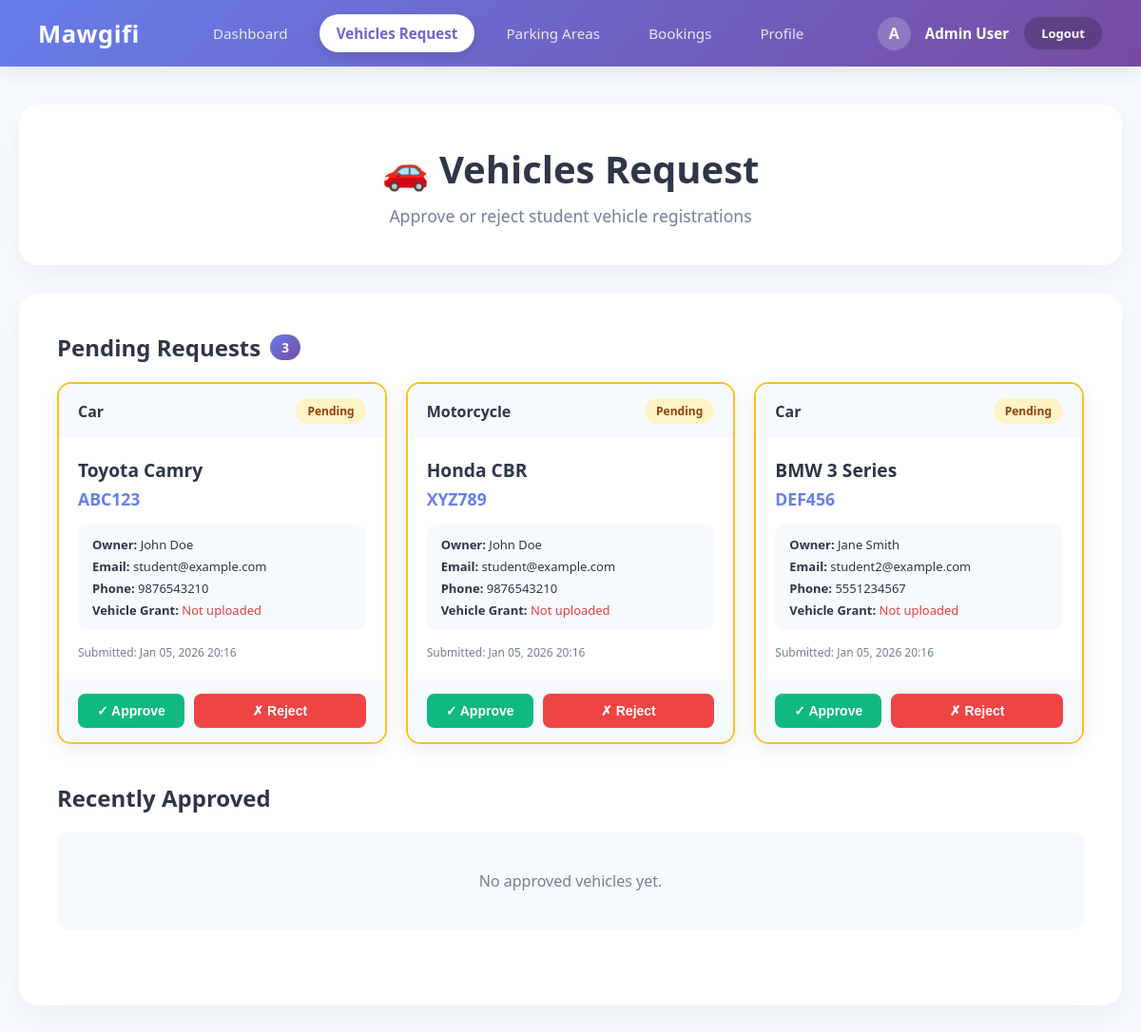
/Moudel1/Stafe.php?view=requests (signed in), run on the app's committed database.
### tables this page shows
CREATE TABLE Vehicle (
    vehicle_id INT AUTO_INCREMENT PRIMARY KEY,
    user_id INT NOT NULL,
    vehicle_type VARCHAR(50),
    vehicle_model VARCHAR(100),
    license_plate VARCHAR(20) NOT NULL,
    grant_document VARCHAR(255),
    created_at TIMESTAMP DEFAULT CURRENT_TIMESTAMP,
    Approved_date DATETIME,
    status ENUM('pending', 'approved', 'rejected') DEFAULT 'pending',
    FOREIGN KEY (user_id) REFERENCES User(user_id) ON DELETE CASCADE ON UPDATE CASCADE
);

CREATE TABLE `User` (
    user_id INT AUTO_INCREMENT PRIMARY KEY,
    UserName VARCHAR(100) NOT NULL,
    Email VARCHAR(150) NOT NULL,
    PhoneNumber VARCHAR(20),
    UserType ENUM('admin', 'user', 'staff') DEFAULT 'user',
    created_at TIMESTAMP DEFAULT CURRENT_TIMESTAMP,
    updated_at TIMESTAMP DEFAULT CURRENT_TIMESTAMP ON UPDATE CURRENT_TIMESTAMP,
    password VARCHAR(255) NOT NULL,
    Address TEXT
);

### Moudel1/Stafe.php (the view, shortened to what this page needs)
<?php
$username = $_SESSION['username'] ?? 'User';
$current_view = isset($_GET['view']) ? $_GET['view'] : 'dashboard';
$conn = getDBConnection();
$pending_vehicles = [];
$stmt = $conn->prepare("
    SELECT v.vehicle_id, v.vehicle_type, v.vehicle_model, v.license_plate, v.created_at, v.grant_document,
           u.UserName, u.Email, u.PhoneNumber
    FROM Vehicle v
    JOIN User u ON v.user_id = u.user_id
    WHERE v.status = 'pending' AND u.UserType = 'user'
    ORDER BY v.created_at ASC
");
$stmt->execute();
$result = $stmt->get_result();
while ($row = $result->fetch_assoc()) {
    $pending_vehicles[] = $row;
}
$approved_vehicles = [];
$total_pending = count($pending_vehicles);
$total_approved = count($approved_vehicles);
$stmt = $conn->prepare("SELECT COUNT(*) as count FROM Vehicle v JOIN User u ON v.user_id = u.user_id WHERE v.status = 'rejected' AND u.UserType = 'user'");
$stmt->execute();
$result = $stmt->get_result();
$row = $result->fetch_assoc();
$rejected_count = $row['count'];
?>
<!DOCTYPE html>
<html lang="en">
<head>
    <link rel="stylesheet" href="Stafe.css?v=<?php echo time(); ?>">
</head>
<body>
    <nav class="navbar">
        <div class="brand">Mawgifi</div>
        <div class="nav-links">
            <a href="Stafe.php?view=dashboard" <?php echo $current_view === 'dashboard' ? 'class="active"' : ''; ?>>Dashboard</a>
            <a href="Stafe.php?view=requests" <?php echo $current_view === 'requests' ? 'class="active"' : ''; ?>>Vehicles
                Request</a>
            <a href="../modules/parking/index.php">Parking Areas</a>
            <a href="../modules/booking/index.php">Bookings</a>
            <a href="Stafe.php?view=profile" <?php echo $current_view === 'profile' ? 'class="active"' : ''; ?>>Profile</a>
        </div>
        <div class="user-profile">
            <div class="avatar-circle"><?php echo strtoupper(substr($username, 0, 1)); ?></div>
            <span class="user-name"><?php echo htmlspecialchars($username); ?></span>
            <a href="../logout.php" class="logout-btn">Logout</a>
        </div>
    </nav>
    <div class="container">
        <?php if ($current_view === 'dashboard'): ?>
            <div class="dashboard-welcome">
                <h2>Welcome Back, <?php echo htmlspecialchars($username); ?>!</h2>
                <p>Manage student vehicle requests and parking operations</p>
            </div>
            <div class="modules-grid">
                <a href="Stafe.php?view=requests" class="module-card m1">
                    <div class="module-icon">🚗</div>
                    <h3>Vehicle Requests</h3>
                    <p>Review and approve student vehicle registrations.</p>
                </a>
                <a href="../modules/parking/index.php" class="module-card m2">
                    <div class="module-icon">🅿️</div>
                    <h3>Parking Areas</h3>
                    <p>Manage parking zones and monitor space availability.</p>
                </a>
                <a href="../modules/booking/index.php" class="module-card m3">
                    <div class="module-icon">📋</div>
                    <h3>Bookings</h3>
                    <p>Oversee parking reservations and manage bookings.</p>
                </a>
            </div>
            <div class="stats-section">
                <div class="stat-card">
                    <div class="stat-number"><?php echo $total_pending; ?></div>
                    <div class="stat-label">Pending Requests</div>
                </div>
                <div class="stat-card">
                    <div class="stat-number"><?php echo $total_approved; ?></div>
                    <div class="stat-label">Approved Vehicles</div>
                </div>
                <div class="stat-card">
                    <div class="stat-number"><?php echo $rejected_count; ?></div>
                    <div class="stat-label">Rejected Requests</div>
                </div>
            </div>
        <?php else: ?>
            <div class="module-header">
                <h1>🚗 Vehicles Request</h1>
                <p>Approve or reject student vehicle registrations</p>
            </div>
            <div class="content-area">
                <div class="section">
                    <h2>Pending Requests <span class="badge"><?php echo count($pending_vehicles); ?></span></h2>
                    <?php if (empty($pending_vehicles)): ?>
                        <div class="no-data">
                            <p>No pending vehicle requests.</p>
                        </div>
                    <?php else: ?>
                        <div class="cards-grid">
                            <?php foreach ($pending_vehicles as $vehicle): ?>
                                <div class="vehicle-card pending">
                                    <div class="card-header">
                                        <span class="vehicle-type"><?php echo htmlspecialchars($vehicle['vehicle_type']); ?></span>
                                        <span class="status-badge status-pending">Pending</span>
                                    </div>
                                    <div class="card-body">
                                        <h3><?php echo htmlspecialchars($vehicle['vehicle_model']); ?></h3>
                                        <p class="license-plate"><?php echo htmlspecialchars($vehicle['license_plate']); ?></p>
                                        <div class="owner-info">
                                            <p><strong>Owner:</strong> <?php echo htmlspecialchars($vehicle['UserName']); ?></p>
                                            <p><strong>Email:</strong> <?php echo htmlspecialchars($vehicle['Email']); ?></p>
                                            <?php if ($vehicle['PhoneNumber']): ?>
                                                <p><strong>Phone:</strong> <?php echo htmlspecialchars($vehicle['PhoneNumber']); ?></p>
                                            <?php endif; ?>
                                            <?php if (!empty($vehicle['grant_document'])): ?>
                                                <p><strong>Vehicle Grant:</strong> <a
                                                        href="../<?php echo htmlspecialchars($vehicle['grant_document']); ?>"
                                                        target="_blank" style="color: #667eea; text-decoration: underline;">View
                                                        Document</a></p>
                                            <?php else: ?>
                                                <p><strong>Vehicle Grant:</strong> <span style="color: #e53e3e;">Not uploaded</span></p>
                                            <?php endif; ?>
                                        </div>
                                        <p class="date">Submitted:
                                            <?php echo date('M d, Y H:i', strtotime($vehicle['created_at'])); ?></p>
                                    </div>
                                    <div class="card-actions">
                                        <form method="POST" action="" style="display: inline;">
                                            <button type="submit" name="approve_vehicle" class="btn btn-approve">✓ Approve</button>
                                        </form>
                                        <button type="button" class="btn btn-reject"
                                            onclick="openRejectModal(<?php echo $vehicle['vehicle_id']; ?>, '<?php echo htmlspecialchars($vehicle['vehicle_model'], ENT_QUOTES); ?>', '<?php echo htmlspecialchars($vehicle['license_plate'], ENT_QUOTES); ?>')">✗
                                            Reject</button>
                                    </div>
                                </div>
                            <?php endforeach; ?>
                        </div>
                    <?php endif; ?>
                </div>
                <div class="section">
                    <h2>Recently Approved</h2>
                    <?php if (empty($approved_vehicles)): ?>
                        <div class="no-data">
                            <p>No approved vehicles yet.</p>
                        </div>
                    <?php endif; ?>
                </div>
            </div>
        <?php endif; ?>
    </div>
</body>
</html>

### Moudel1/Stafe.css (style rules this page uses)
:root { --primary-grad: linear-gradient(135deg, #667eea 0%, #764ba2 100%); --text-dark: #2d3748; --text-light: #718096; --bg-light: #f7fafc; }
* { margin: 0; padding: 0; box-sizing: border-box; }
body { font-family: 'Segoe UI', system-ui, sans-serif; background: var(--bg-light); color: var(--text-dark); }
.navbar { background: var(--primary-grad); color: white; padding: 15px 40px; display: flex; justify-content: space-between; align-items: center; box-shadow: 0 4px 20px rgba(0, 0, 0, 0.1); }
.navbar .brand { font-size: 1.6rem; font-weight: 800; letter-spacing: 0.5px; }
.nav-links { display: flex; gap: 15px; }
.nav-links a { color: rgba(255, 255, 255, 0.85); text-decoration: none; font-weight: 500; padding: 10px 18px; border-radius: 50px; transition: all 0.3s ease; font-size: 0.95rem; }
.nav-links a.active { background: white; color: #6a67ce; font-weight: 700; box-shadow: 0 4px 10px rgba(0, 0, 0, 0.1); }
.user-profile { display: flex; align-items: center; gap: 15px; }
.user-name { font-weight: 600; font-size: 0.95rem; }
.avatar-circle { width: 35px; height: 35px; background: rgba(255, 255, 255, 0.2); border-radius: 50%; display: flex; align-items: center; justify-content: center; font-weight: bold; }
.logout-btn { background: rgba(0, 0, 0, 0.2); color: white; border: 1px solid rgba(255, 255, 255, 0.1); padding: 8px 18px; border-radius: 20px; cursor: pointer; text-decoration: none; font-size: 13px; font-weight: 600; transition: all 0.3s; }
.container { max-width: 1200px; margin: 40px auto; padding: 0 20px; }
.module-header { background: white; padding: 40px; border-radius: 20px; box-shadow: 0 10px 30px rgba(0, 0, 0, 0.05); text-align: center; }
.module-header h1 { font-size: 2.5rem; margin-bottom: 10px; color: var(--text-dark); }
.module-header p { color: var(--text-light); font-size: 1.1rem; }
.content-area { margin-top: 30px; background: white; padding: 40px; border-radius: 20px; box-shadow: 0 10px 30px rgba(0, 0, 0, 0.05); }
.section { margin-bottom: 40px; }
.section h2 { font-size: 1.5rem; margin-bottom: 20px; color: var(--text-dark); display: flex; align-items: center; gap: 10px; }
.badge { background: var(--primary-grad); color: white; padding: 4px 12px; border-radius: 20px; font-size: 0.85rem; }
.cards-grid { display: grid; grid-template-columns: repeat(auto-fill, minmax(320px, 1fr)); gap: 20px; }
.vehicle-card { background: white; border-radius: 15px; box-shadow: 0 5px 20px rgba(0, 0, 0, 0.08); overflow: hidden; border: 2px solid #e2e8f0; transition: all 0.3s; }
.vehicle-card.pending { border-color: #fbbf24; }
.card-header { background: var(--bg-light); padding: 15px 20px; display: flex; justify-content: space-between; align-items: center; }
.vehicle-type { font-weight: 600; color: var(--text-dark); }
.status-badge { padding: 5px 12px; border-radius: 20px; font-size: 12px; font-weight: 600; }
.status-pending { background: #fef3c7; color: #92400e; }
.card-body { padding: 20px; }
.card-body h3 { font-size: 1.2rem; margin-bottom: 5px; color: var(--text-dark); }
.license-plate { font-size: 1.1rem; font-weight: 700; color: #667eea; margin-bottom: 15px; }
.owner-info { background: var(--bg-light); padding: 12px 15px; border-radius: 10px; margin-bottom: 15px; }
.owner-info p { font-size: 13px; color: var(--text-dark); margin-bottom: 5px; }
.owner-info p:last-child { margin-bottom: 0; }
.date { font-size: 12px; color: var(--text-light); }
.card-actions { padding: 15px 20px; background: var(--bg-light); display: flex; gap: 10px; }
.btn { padding: 10px 20px; border: none; border-radius: 8px; font-size: 14px; font-weight: 600; cursor: pointer; transition: all 0.3s; flex: 1; }
.btn-approve { background: #10b981; color: white; }
.btn-reject { background: #ef4444; color: white; }
.no-data { text-align: center; padding: 40px; color: var(--text-light); background: var(--bg-light); border-radius: 10px; }

### data on the page
vehicle: vehicle_type "Car", vehicle_model "Toyota Camry", license_plate "ABC123", user.UserName "John Doe", user.Email "student@example.com", user.PhoneNumber "9876543210", shows "Vehicle Grant:", created_at "Jan 05, 2026 20:16"
vehicle: vehicle_type "Motorcycle", vehicle_model "Honda CBR", license_plate "XYZ789", user.UserName "John Doe", user.Email "student@example.com", user.PhoneNumber "9876543210", shows "Vehicle Grant:", created_at "Jan 05, 2026 20:16"
vehicle: vehicle_type "Car", vehicle_model "BMW 3 Series", license_plate "DEF456", user.UserName "Jane Smith", user.Email "student2@example.com", user.PhoneNumber "5551234567", shows "Vehicle Grant:", created_at "Jan 05, 2026 20:16"

### other printed values
substr($username, 0, 1) "A"
$username "Admin User"
count($pending_vehicles) "3"
